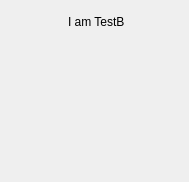
<?xml version="1.0" encoding="UTF-8"?>
<ui version="4.0">
 <class>MainWindow</class>
 <widget class="QMainWindow" name="MainWindow">
  <property name="geometry">
   <rect>
    <x>0</x>
    <y>0</y>
    <width>189</width>
    <height>182</height>
   </rect>
  </property>
  <property name="windowTitle">
   <string>MainWindow</string>
  </property>
  <property name="styleSheet">
   <string notr="true">

QWidget#centralWidget {background: rgba(187, 187, 187, 0);}

caTable {
       font: 10pt;
       background: cornsilk;
       alternate-background-color: wheat;
}

caLineEdit {
     border-radius: 1px;
     background: lightyellow;
     color: black;
 }

caTextEntry {
    color: rgb(127, 0, 63);
    background-color: cornsilk;
    selection-color: #0a214c;
    selection-background-color: wheat;
    border: 1px groove black;
    border-radius: 1px;
    padding: 1px;
}

caTextEntry:focus {
    padding: 0px;
    border: 2px groove darkred;
    border-radius: 1px;
}

/* when font specified, no font sizing is done any more,  font: 10pt; is not bad */
QPushButton {
      border-color: #00b;
      border-radius: 2px;
      padding: 3px;
      border-width: 1px;

	background: qlineargradient(spread:pad, x1:0, y1:0, x2:0, y2:1,
						   stop:0   rgba(224, 239, 255, 255),
						   stop:0.5 rgba(199, 215, 230, 255),
						   stop:1   rgba(184, 214, 236, 255));
}
QPushButton:hover {
	background: qlineargradient(spread:pad, x1:0, y1:0, x2:0, y2:1,
						stop:0   rgba(201, 226, 255, 255),
						stop:0.5 rgba(177, 204, 230, 255),
						stop:1   rgba(163, 205, 236, 255));
}
QPushButton:pressed {
	background: qlineargradient(spread:pad, x1:0, y1:0, x2:0, y2:1,
						stop:0   rgba(174, 219, 255, 255),
						stop:0.5 rgba(165, 199, 230, 255),
						stop:1   rgba(134, 188, 236, 255));
}

QPushButton:disabled {
	background: qlineargradient(spread:pad, x1:0, y1:0, x2:0, y2:1,
						stop:0   rgba(174, 219, 255, 255),
						stop:0.5 rgba(165, 199, 230, 255),
						stop:1   rgba(134, 188, 236, 255));
}

caChoice {
      background: qlineargradient(x1: 0, y1: 0, x2: 0, y2: 1,
                                  stop: 0 #E1E1E1, stop: 0.4 #DDDDDD,
                                  stop: 0.5 #D8D8D8, stop: 1.0 #D3D3D3);
}

/* when font specified, no font sizing is done any more,  font: 9pt; is not bad */
caChoice &gt; QPushButton {
      text-align: left;
      padding: 1px;
      font: 9pt;
}

/* when font specified, no font sizing is done any more,  font: 10pt; is not bad */
caRelatedDisplay  &gt; QPushButton {
font: 10pt;
}

caShellCommand  &gt; QPushButton {
font: 10pt;
}

caSlider::groove:horizontal {
border: 1px solid #bbb;
background: lightgrey;
height: 20px;
border-radius: 4px;
}

caSlider::handle:horizontal {
background: red;
border: 1px solid #777;
width: 13px;
margin-top: -2px;
margin-bottom: -2px;
border-radius: 2px;
}




</string>
  </property>
  <widget class="QWidget" name="centralwidget">
   <widget class="caClock" name="caclock">
    <property name="geometry">
     <rect>
      <x>50</x>
      <y>34</y>
      <width>125</width>
      <height>125</height>
     </rect>
    </property>
   </widget>
   <widget class="QLabel" name="label_2">
    <property name="geometry">
     <rect>
      <x>68</x>
      <y>12</y>
      <width>157</width>
      <height>20</height>
     </rect>
    </property>
    <property name="text">
     <string>I am TestB</string>
    </property>
   </widget>
   <widget class="caGraphics" name="cagraphics">
    <property name="geometry">
     <rect>
      <x>0</x>
      <y>2</y>
      <width>188</width>
      <height>179</height>
     </rect>
    </property>
    <property name="foreground">
     <color>
      <red>170</red>
      <green>255</green>
      <blue>255</blue>
     </color>
    </property>
    <property name="fillstyle" stdset="0">
     <enum>caGraphics::Filled</enum>
    </property>
    <property name="lineColor">
     <color>
      <red>0</red>
      <green>0</green>
      <blue>0</blue>
     </color>
    </property>
   </widget>
   <zorder>cagraphics</zorder>
   <zorder>caclock</zorder>
   <zorder>label_2</zorder>
  </widget>
 </widget>
 <customwidgets>
  <customwidget>
   <class>caGraphics</class>
   <extends>QWidget</extends>
   <header>caGraphics</header>
  </customwidget>
  <customwidget>
   <class>caClock</class>
   <extends>QWidget</extends>
   <header>caClock</header>
  </customwidget>
 </customwidgets>
 <resources/>
 <connections/>
</ui>
